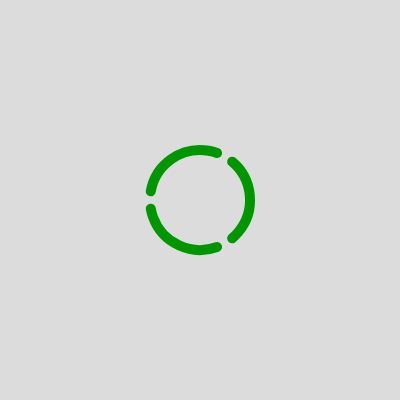
Frame 1 (no input)
Frame 60 (no input): identical to frame 1, image omitted
Frame 120 (the mouse pressed at the canvas centre since frame 60): identical to frame 1, image omitted

The p5.js sketch that drew this single still picture (run headless with seeded random() and noise() and a simulated clock; from frame 60 on, the mouse is pressed at the canvas centre):

// p5.js sketch
// ── sketch.js
// https://editor.p5js.org/jht9629-nyu/sketches/EMEY0maqR
// polar three leaf clover
// google: p5js code to draw a 3 leaf clover in polar coordinates
// failse !!@

function setup() {
  createCanvas(400, 400);
  angleMode(DEGREES); // Use degrees for easier angle manipulation
  // It's often useful to translate to the center for polar coordinates
  translate(width / 2, height / 2);
}

function draw() {
  background(220);
  translate(width / 2, height / 2); // Reposition the origin to the center

  // Define the properties of the clover
  let numLeaves = 3;
  let leafRadius = 50; // Radius of each leaf
  let leafArc = 100;  // How much each leaf arc spans
  let petalOffset = 30; // How far from the center each leaf starts

  // Loop to draw the 3 leaves
  for (let i = 0; i < numLeaves; i++) {
    let angle = i * (360 / numLeaves); // Angle for each leaf (e.g., 0, 120, 240 degrees)
    
    // Convert polar to Cartesian for the start and end of the leaf arc
    let startX = cos(angle - leafArc/2) * petalOffset;
    let startY = sin(angle - leafArc/2) * petalOffset;
    
    let endX = cos(angle + leafArc/2) * petalOffset;
    let endY = sin(angle + leafArc/2) * petalOffset;

    // Set up leaf appearance
    noFill();
    stroke(0, 150, 0);
    strokeWeight(10);
    
    // Draw the leaf as an arc
    arc(0, 0, leafRadius * 2, leafRadius * 2, angle - leafArc/2, angle + leafArc/2);
  }
}
